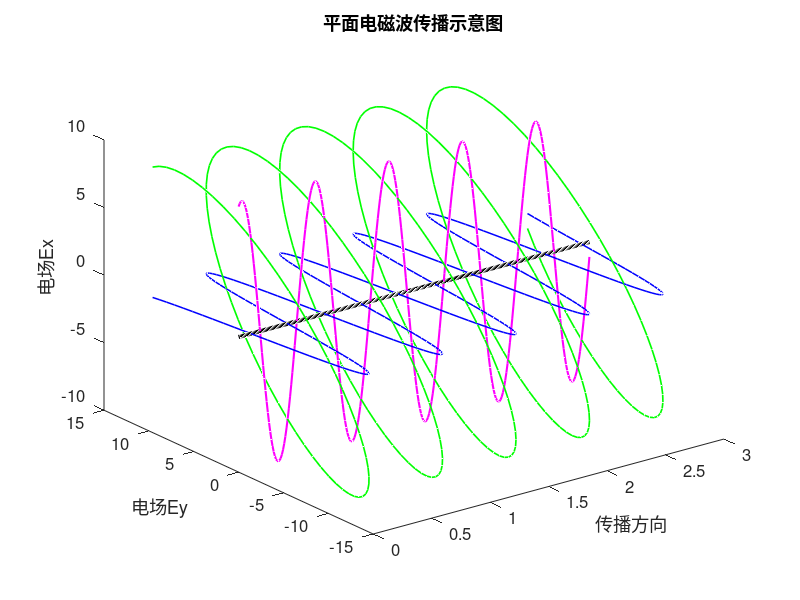

Write the MATLAB code that produced this figure.
clc;
clear;
close all;

Em = 0.1*99 + 5; % Em = 14.5   99是个随便选的数
Exm = 10;  % x分量幅值
Eym = (Em^2-Exm^2)^0.5;  % y分量幅值
w = 10; % 角频率
z0 = 0;  % 起始位置
x = 0:0.01:3;  % x轴坐标取样
m0 = zeros(size(x)); % 与x取样序列规模相同的0序列
Qx = 0; %x分量初相角
Qy = pi/4; %y分量初相角 方便起见 0:线极化 pi/2：圆计划 其它：椭圆极化
figure
for t=0:500
    Ex = Exm*cos(w*x+w*t*1e-2+Qx);  % 计算 x方向幅值瞬时序列
    Ey = Eym*cos(w*x+w*t*1e-2+Qy);  % 计算 y 方向幅值瞬时序列
    plot3(x,m0,m0,'black','LineWidth',3); %画参考轴线
    hold on
    plot3(x, m0, Ex,'m','LineWidth', 1.5); % 画x轴方向分量
    hold on
    plot3(x, Ey, m0,'b','LineWidth', 1.1);% 画y轴方向分量
    hold on
	% 和向量y坐标为Y分量幅值，z坐标为X分量幅值
    plot3(x, Ey, Ex, 'g','LineWidth', 1.2);    hold off
    xlabel('传播方向');
    ylabel('电场Ey');
    zlabel('电场Ex');
    title(['平面电磁波传播示意图'],'fontsize',14)
    set(gca,'fontsize',12)
    drawnow
end